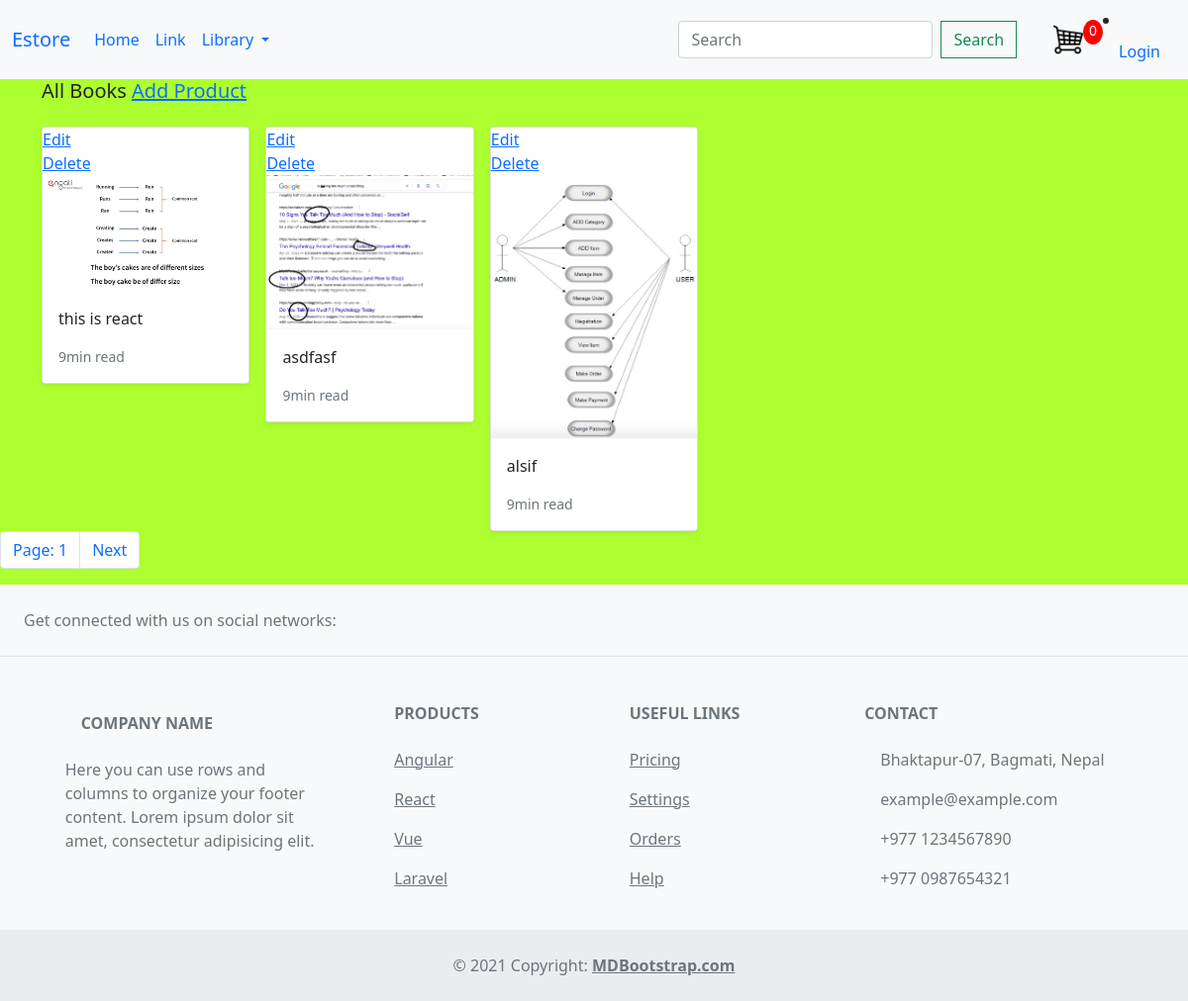
The page / on the database its author committed.
### store/models.py (models this page shows, shortened)
class Product(models.Model):
    category = models.ForeignKey(Category,related_name='product', on_delete=models.CASCADE)
    title = models.CharField(max_length=100)
    author = models.CharField(max_length=100, default='admin')
    description = models.TextField(blank=True)
    image = models.ImageField(upload_to = 'images/')
    slug = models.SlugField(max_length=100)
    price = models.DecimalField(max_digits=4, decimal_places=2)
    in_stock = models.BooleanField(default=True)
    is_active = models.BooleanField(default=True)
    created = models.DateTimeField(auto_now_add=True)
    updated = models.DateTimeField(auto_now=True)
    class Meta:
        verbose_name_plural = 'Product'
        ordering = ('-created', )
    def get_absolute_url(self):
        return reverse('store:product_detail', args=[self.slug])

### store/views.py (the view)
# urls.py: path('',views.items, name= 'items'),
def items(request):
    if request.user.is_authenticated:
        customer = request.user.customer
        order, created = Order.objects.get_or_create(customer = customer, complete = False)
        items = order.orderitem_set.all()
        cartItems = order.get_cart_items
    else:
        items =[]
        order = {'get_cart_total': 0, 'get_cart_items':0 }
        cartItems = order['get_cart_items']
    products = Product.objects.all()
    paginator = Paginator(products, 3) #
    page_number = request.GET.get('page')#get page number from url page
    page_obj = paginator.get_page(page_number)
    context = {'page_obj': page_obj, 'cartItems':cartItems}#
    return render(request, 'store/home.html', context)

### store/models.py (called while the page is built)
    def get_absolute_url(self):#for dynamic link for category
        return reverse('store:category_list', args=[self.slug])

### store/views.py (called while the page is built)
def categories(request):
    return{
        'categories': Category.objects.all()
    }

### store/templates/store/home.html (shortened to what this page needs)
{% extends "base.html"%}
{%load static%}
{%block content%}
<main>
      <div class="container">
        <div class="pb-3 h5">All Books
          <a href = "{% url 'store:add-product'%}">Add Product</a>
        </div>
        <div class="row row-cols-1 row-cols-sm-2 row-cols-md-5 g-3">
          {% for product in page_obj %}
          <div class="col">
            <div class="card shadow-sm">
                <a href="{% url 'store:edit-item' product.id%} ">Edit</a>
                <a href="{% url 'store:delete-item' product.id%}">Delete</a>
              <img class="img-fluid" alt="Responsive image" src="{{ product.image.url}}">
              <div class="card-body">
                <p class="card-text">
                  <a class="text-dark text-decoration-none" href="{{product.get_absolute_url}}">{{ product.title }}</a>
                </p>
                <div class="d-flex justify-content-between align-items-center">
                  <small class="text-muted">9min read</small>
                </div>
              </div>
            </div>
          </div>
          {% endfor %}
        </div>
      </div>
    {% include "./pagnination.html"%}
  </main>
{%endblock%}

### staticFiles/css/main.css (style rules this page uses)
body { background-color:greenyellow; }

### rows shown on the page
Product: image (picture), title "this is react"
Product: image (picture), title "asdfasf"
Product: image (picture), title "alsif"

### other values the page prints
{{ cartItems }} "0"
{{ page_obj.number }} "1"
